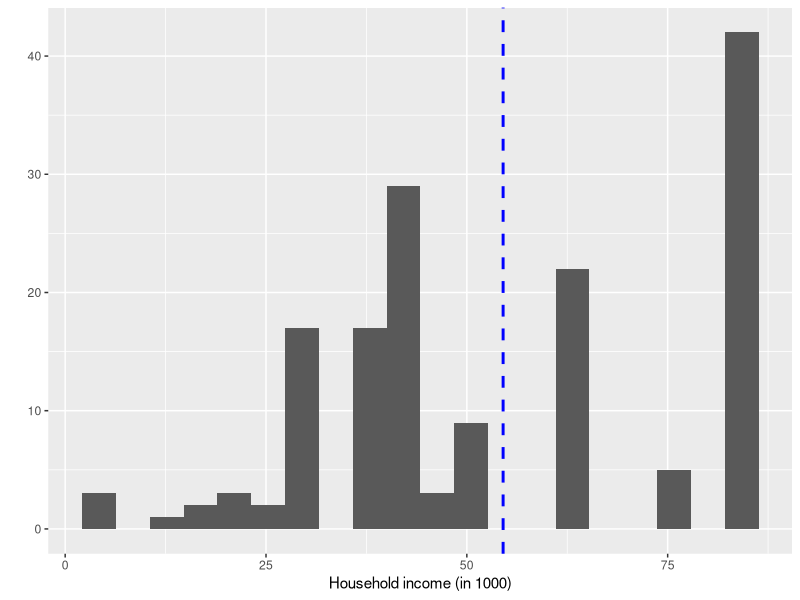
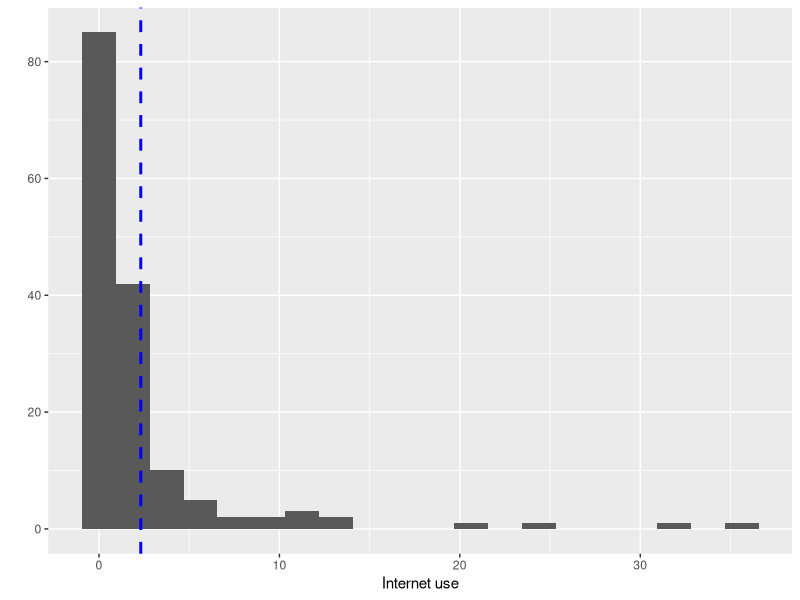
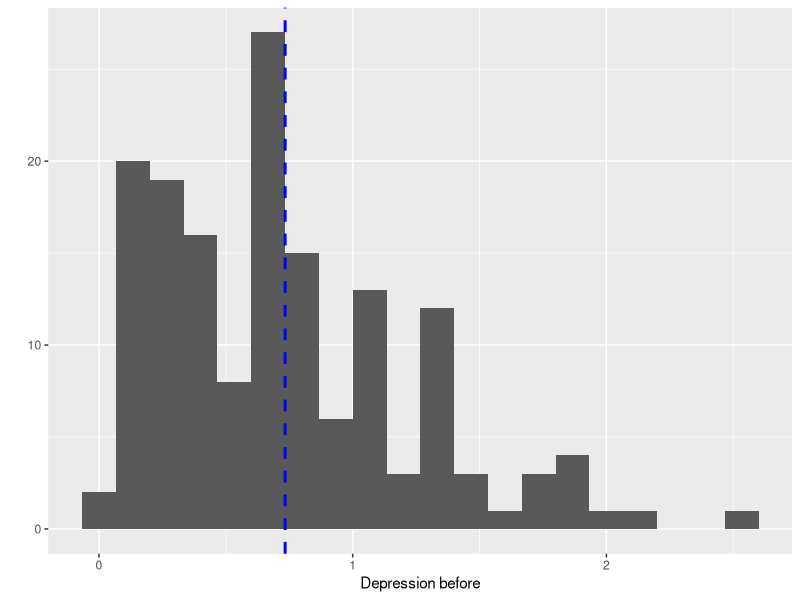
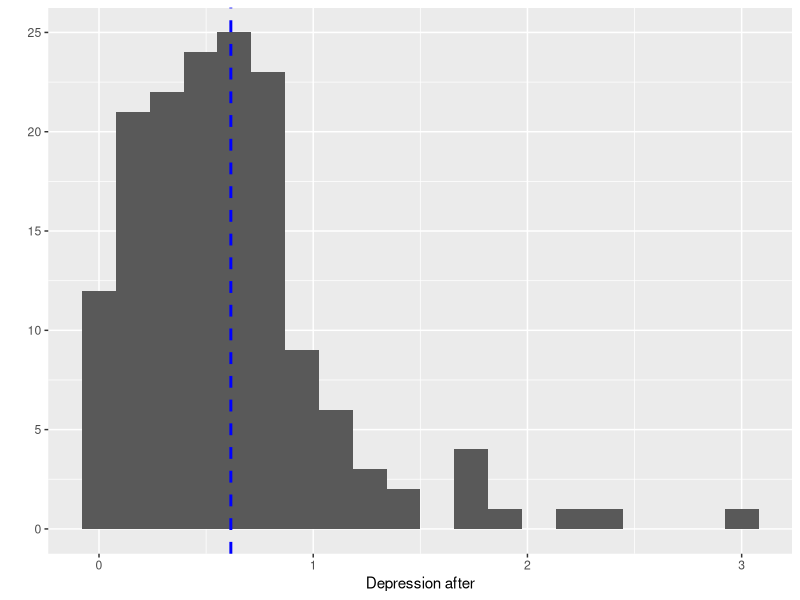
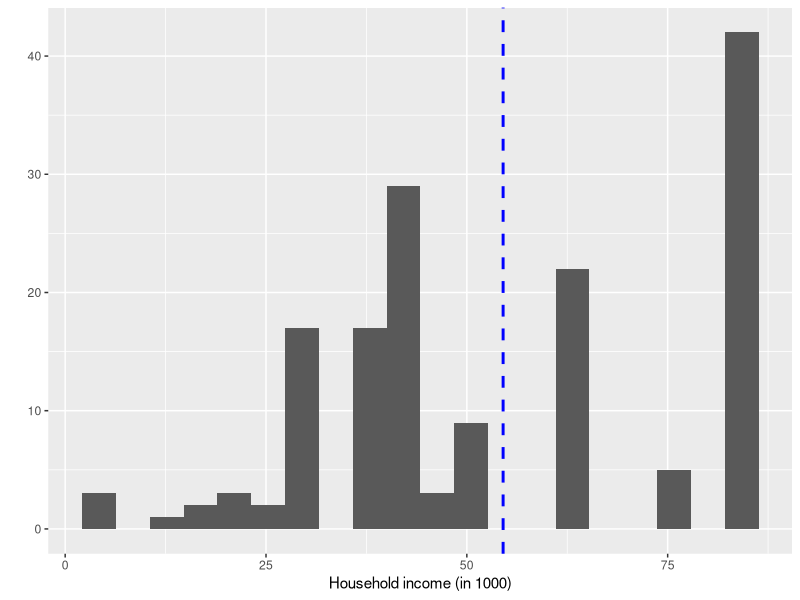
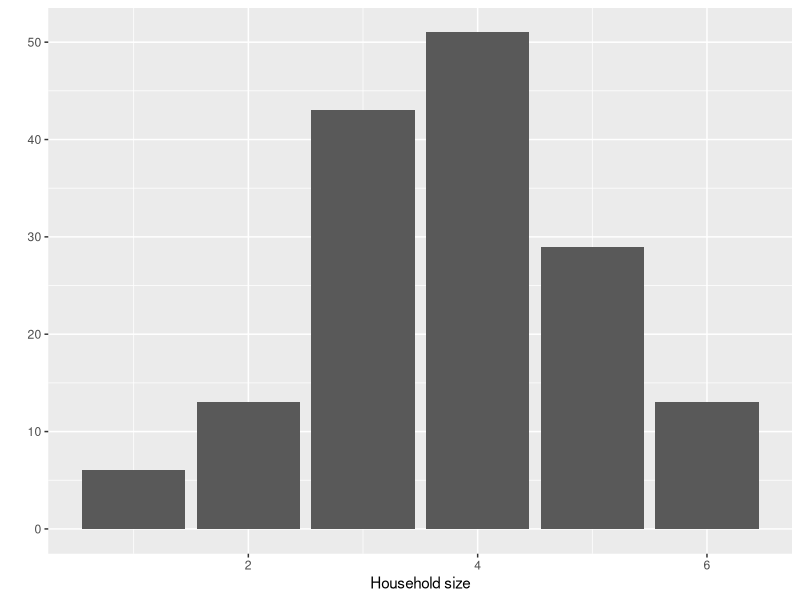
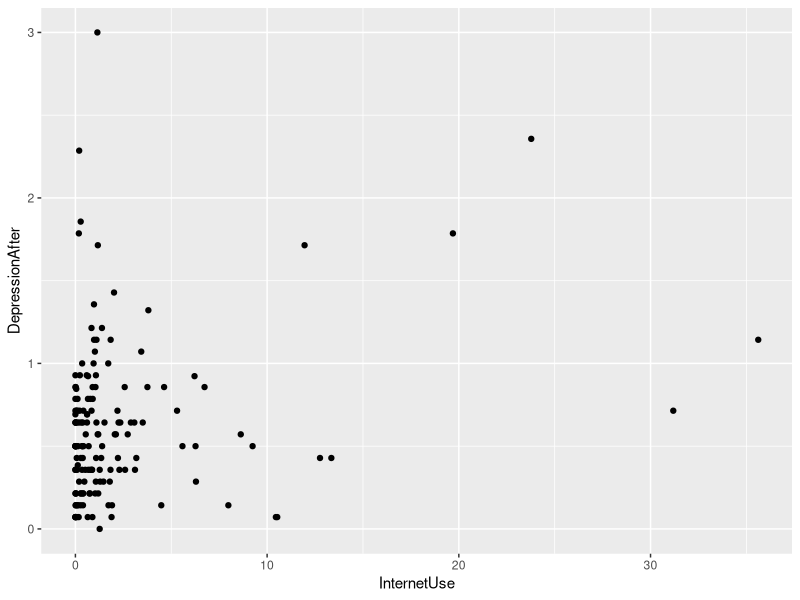
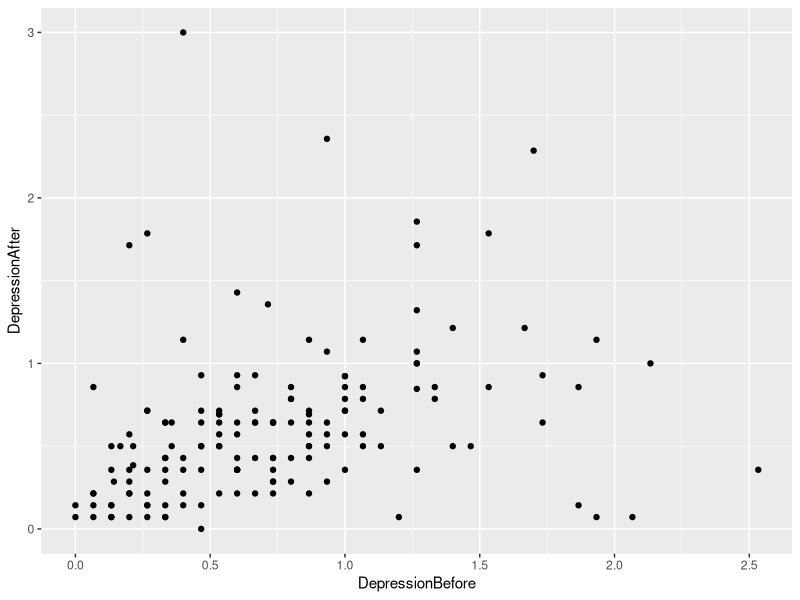

R code for these plots, in order:
#ucitavanje biblioteka
library('ggplot2')
library('car')
library('MASS')

# ucitavanje podataka
DepressionDataSet <- read.delim('./depression-and-the-internet.txt')

# Izbacivanje NA vrijednosti iz podataka (izgubljeno je 14 redova)
DepressionDataSet = na.omit(DepressionDataSet)


# promjena imena stupaca koji imaju losa imena
names(DepressionDataSet)[names(DepressionDataSet) == 'Household.income...000.'] = 'HouseholdIncome'
names(DepressionDataSet)[names(DepressionDataSet) == 'Household.size'] = 'HouseholdSize'
names(DepressionDataSet)[names(DepressionDataSet) == 'Internet.use..mean.hours.per.week.'] = 'InternetUse'
names(DepressionDataSet)[names(DepressionDataSet) == 'Race..white...1..minority...0.'] = 'Race'

# promjena rase u factor
DepressionDataSet$Race<- as.factor( DepressionDataSet$Race )
levels(DepressionDataSet$Race) = c('nonWhite', 'white')



#############################
##### Ovo je zadatak a) #####
#############################
summary(DepressionDataSet)

ggplot(DepressionDataSet, aes(HouseholdIncome) ) +
  geom_histogram(bins = 20) +
  geom_vline(aes(xintercept=mean(HouseholdIncome)), color='blue', linetype='dashed', size=1) +
  xlab('Household income (in 1000)') +
  ylab('')

ggplot(DepressionDataSet, aes(InternetUse) ) +
  geom_histogram(bins = 20) +
  geom_vline(aes(xintercept=mean(InternetUse)), color='blue', linetype='dashed', size=1) +
  xlab('Internet use') +
  ylab('')

ggplot(DepressionDataSet, aes(DepressionBefore) ) +
  geom_histogram(bins = 20) +
  geom_vline(aes(xintercept=mean(DepressionBefore)), color='blue', linetype='dashed', size=1) +
  xlab('Depression before') +
  ylab('')

ggplot(DepressionDataSet, aes(DepressionAfter) ) +
  geom_histogram(bins = 20) +
  geom_vline(aes(xintercept=mean(DepressionAfter)), color='blue', linetype='dashed', size=1) +
  xlab('Depression after') +
  ylab('')


ggplot(DepressionDataSet, aes(HouseholdIncome) ) +
  geom_histogram(bins = 20) +
  geom_vline(aes(xintercept=mean(HouseholdIncome)), color='blue', linetype='dashed', size=1) +
  xlab('Household income (in 1000)') +
  ylab('')

ggplot(DepressionDataSet, aes(HouseholdSize) ) +
  geom_bar() +
  xlab('Household size') +
  ylab('')



#############################
##### Ovo je zadatak b) #####
#############################
cor(DepressionDataSet[, c('InternetUse', 'DepressionBefore', 'DepressionAfter', 'HouseholdIncome', 'HouseholdSize')])

ggplot(DepressionDataSet, aes(x = InternetUse, y = DepressionAfter)) + geom_point()
ggplot(DepressionDataSet, aes(x = DepressionBefore, y = DepressionAfter)) + geom_point()
ggplot(DepressionDataSet, aes(x = HouseholdSize, y = HouseholdIncome)) + geom_point()



#############################
##### Ovo je zadatak c) #####
#############################
# u isti dataframe je dodana stupac Difference
DepressionDataSet$Difference = DepressionDataSet$DepressionAfter  - DepressionDataSet$DepressionBefore

# opis dobivene varijable
summary(DepressionDataSet$Difference)

ggplot(DepressionDataSet, aes(Difference) ) +
  geom_histogram(bins = 20) +
  geom_vline(aes(xintercept=mean(Difference)), color='blue', linetype='dashed', size=1) +
  xlab('Depression after - Depression before') +
  ylab('')



#############################
##### Ovo je zadatak d) #####
#############################
#prema Shapiro testu uzorci nisu iz normalne distribucije
shapiro.test(DepressionDataSet$DepressionBefore)
shapiro.test(DepressionDataSet$DepressionAfter)
shapiro.test(DepressionDataSet$InternetUse)
shapiro.test(DepressionDataSet$HouseholdIncome)
shapiro.test(DepressionDataSet$HouseholdSize)
shapiro.test(DepressionDataSet$Difference)

#iz grafova mozemo zakljuciti da Difference blizu normalne distribucije
ggplot(DepressionDataSet, aes(Difference) ) + geom_density()
ggplot(DepressionDataSet, aes(sample = Difference) ) + stat_qq() + stat_qq_line()



#############################
##### Ovo je zadatak e) #####
#############################
ggplot(data = DepressionDataSet, aes(x = Gender, y = Difference)) +
  geom_boxplot()

#testiranje normalnosti po grupama
#Difference nije normalna po grupama Gender
tapply(DepressionDataSet$Difference, DepressionDataSet$Gender, shapiro.test)

ggplot(DepressionDataSet, aes(sample = Difference, colour = Gender)) +
  stat_qq() +
  stat_qq_line()

ggplot(DepressionDataSet, aes(x=Difference, color = Gender) ) + geom_density()


#parametarski test
tapply(DepressionDataSet$Difference, DepressionDataSet$Gender, var)
#Brown–Forsythe test
leveneTest(DepressionDataSet$Difference, DepressionDataSet$Gender, data = DepressionDataSet)
#prihvacamo hipotezu o jednakosti varijanca, ali nisu bili zadovoljeni uvjeti za provodenje testa

#neparametarski test
tapply(DepressionDataSet$Difference, DepressionDataSet$Gender, median)
wilcox.test(DepressionDataSet$Difference~DepressionDataSet$Gender)
#prihvacamo hipotezu da su medijani jednaki



#############################
##### Ovo je zadatak f) #####
#############################
ggplot(data = DepressionDataSet, aes(x = Race, y = Difference)) +
  geom_boxplot()

#testiranje normalnosti po grupama
ggplot(DepressionDataSet, aes(sample = Difference, colour = Race)) +
  stat_qq() +
  stat_qq_line()

ggplot(DepressionDataSet, aes(x=Difference, color = Race) ) + geom_density()

tapply(DepressionDataSet$Difference, DepressionDataSet$Race, shapiro.test)
#Difference nije normalna po grupama Race

#parametarski test
tapply(DepressionDataSet$Difference, DepressionDataSet$Race, var)
#Brown–Forsythe test
leveneTest(DepressionDataSet$Difference, DepressionDataSet$Race, data = DepressionDataSet)
#prihvacamo hipotezu o jednakosti varijanca, ali nisu bili zadovoljeni uvjeti za provodenje testa

#neparametarski test
tapply(DepressionDataSet$Difference, DepressionDataSet$Race, median)
wilcox.test(DepressionDataSet$Difference~DepressionDataSet$Race)
#prihvacamo hipotezu da su medijani jednaki



#############################
##### Ovo je zadatak g) #####
#############################
ggplot(data = DepressionDataSet, aes(x = Age, y = Difference)) +
  geom_boxplot()

#testiranje normalnosti po grupama
ggplot(DepressionDataSet, aes(sample = Difference, colour = Age)) +
  stat_qq() +
  stat_qq_line()

ggplot(DepressionDataSet, aes(x=Difference, color = Age) ) + geom_density()

tapply(DepressionDataSet$Difference, DepressionDataSet$Age, shapiro.test)

#parametarski test
tapply(DepressionDataSet$Difference, DepressionDataSet$Age, var)
#Brown–Forsythe test
leveneTest(DepressionDataSet$Difference, DepressionDataSet$Age, data = DepressionDataSet)
#prihvacamo hipotezu o jednakosti varijanca, ali nisu bili zadovoljeni uvjeti za provodenje testa

#neparametarski test
tapply(DepressionDataSet$Difference, DepressionDataSet$Age, median)
wilcox.test(DepressionDataSet$Difference~DepressionDataSet$Age) 
# postoji signifikantna razlika, pa prihvacamo da medijani nisu jednaki



#############################
##### Ovo je zadatak h) #####
#############################
ggplot(data = DepressionDataSet, aes(x = interaction(Age, Gender), y = InternetUse)) +
  geom_boxplot()

tapply(DepressionDataSet$InternetUse, list(DepressionDataSet$Age, DepressionDataSet$Gender), median)
tapply(DepressionDataSet$InternetUse, list(DepressionDataSet$Age, DepressionDataSet$Gender), var)


ggplot(DepressionDataSet, aes(sample=InternetUse, color = interaction(Age, Gender)) ) +
  stat_qq() + 
  stat_qq_line()

tapply(DepressionDataSet$InternetUse, interaction(DepressionDataSet$Age, DepressionDataSet$Gender), shapiro.test)
#nisu zadovoljene pretpostavke za provodenje anove

#ANOVA
ANOVA.model = aov(InternetUse ~ Age * Gender, data = DepressionDataSet)
summary(ANOVA.model) 
#postoji signifikantna razlika po grupi godine
TukeyHSD(ANOVA.model)
#postoji signifikantnarazlika izmedu grupa Teen:male i Adult:male, kao i grupa Teen:male i Adult:female

kruskal.test(InternetUse ~ interaction(Age, Gender), data=DepressionDataSet) 
#postoji signifikantna razlika izmdeu grupa



#############################
##### Ovo je zadatak i) #####
#############################

# modificirano grupiranje spremljeno u ModifiedHouseholdSize
DepressionDataSet$ModifiedHouseholdSize = as.factor(DepressionDataSet$HouseholdSize)
levels( DepressionDataSet$ModifiedHouseholdSize )= c("1","2","3","4","5","5")
DepressionDataSet$ModifiedHouseholdSize = as.integer(DepressionDataSet$ModifiedHouseholdSize)

ggplot(data = DepressionDataSet, aes(group = ModifiedHouseholdSize, y=Difference)) +
  geom_boxplot()

tapply(DepressionDataSet$Difference, DepressionDataSet$ModifiedHouseholdSize, shapiro.test)
#nisu zadovoljene pretpostavke parametarskog testa (samo je grupa '2' normalna)

kruskal.test(Difference ~ ModifiedHouseholdSize, data=DepressionDataSet) 
# ne postoji signifikantna razlika

#############################
##### Ovo je zadatak j) #####
#############################

#izrada dummy varijabla 
ModelsDataSet = subset(DepressionDataSet, select = c(Difference, InternetUse, HouseholdIncome, HouseholdSize))
ModelsDataSet$IsFemale = as.integer(DepressionDataSet$Gender == 'female')
ModelsDataSet$IsWhite = as.integer(DepressionDataSet$Race == 'white')
ModelsDataSet$IsAdult = as.integer(DepressionDataSet$Age == 'Adult')

#pregled korelacije izmedu varijabli
cor(ModelsDataSet)

#linearni model sa svim varijablama
Linear.model.all = lm(Difference ~ ., ModelsDataSet)
summary(Linear.model.all)

#prazan linearni model
Linear.model.empty = lm(Difference ~ 1, ModelsDataSet)

#metode izbora varijabli
stepAIC(Linear.model.empty, direction = 'forward', scope=list(upper=Linear.model.all,lower=Linear.model.empty))
stepAIC(Linear.model.all, direction = 'backward')
stepAIC(Linear.model.empty, direction = 'both',  scope=list(upper=Linear.model.all,lower=Linear.model.empty))

#sve metode izbora varijabli daju isti rezultat
Linear.model = lm(formula = Difference ~ HouseholdSize + IsAdult + InternetUse, data = ModelsDataSet)
summary(Linear.model)



#############################
##### Ovo je zadatak k) #####
#############################
ggplot(fortify(Linear.model), aes(sample = .resid)) +
  stat_qq() +
  stat_qq_line()
